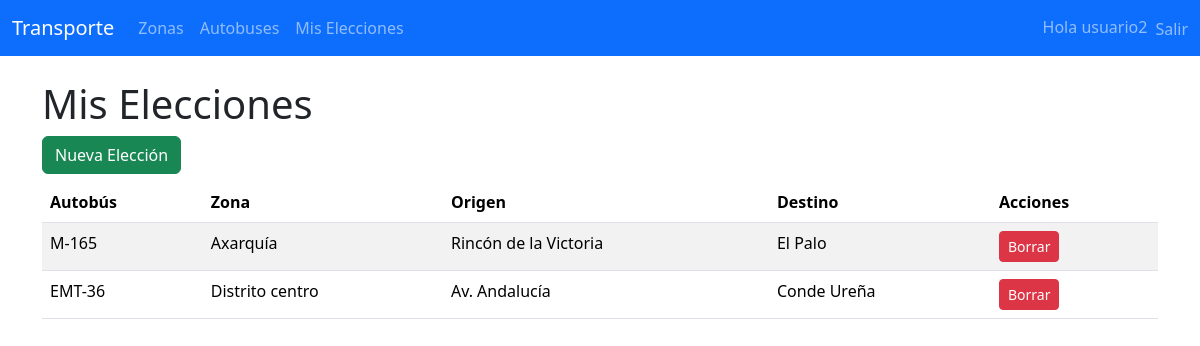
The page /mis-elecciones/ (signed in) on the database its author committed.
### elecciones/models.py (models this page shows, shortened)
class Eleccion(models.Model):
    usuario = models.ForeignKey(User, on_delete=models.CASCADE)
    autobus = models.ForeignKey(Autobus, on_delete=models.CASCADE)
    fecha_creacion = models.DateTimeField(auto_now_add=True)
    class Meta:
        constraints = [
            models.UniqueConstraint(
                fields=['usuario', 'autobus'],
                name='unique_usuario_autobus'
            )
        ]
        verbose_name = "Elección"
        verbose_name_plural = "Elecciones"

### autobuses/models.py (models this page shows, shortened)
class Autobus(models.Model):
    nombre = models.CharField(max_length=100)
    origen = models.CharField(max_length=150)
    destino = models.CharField(max_length=150)
    zona = models.ForeignKey(
        Zona,
        on_delete=models.CASCADE,
        related_name="autobuses"
    )
    class Meta:
        verbose_name = "Autobús"
        verbose_name_plural = "Autobuses"

### zonas/models.py (models this page shows, shortened)
class Zona(models.Model):
    nombre = models.CharField(max_length=100)

### elecciones/views.py (the view)
# urls.py: path('mis-elecciones/', MisEleccionesListView.as_view(), name='mis_elecciones'),
class MisEleccionesListView(LoginRequiredMixin, ListView):
    model = Eleccion
    template_name = "elecciones/mis_elecciones.html"
    def get_queryset(self):
        return Eleccion.objects.filter(usuario=self.request.user)

### elecciones/templates/elecciones/mis_elecciones.html (shortened to what this page needs)
{% extends "base.html" %}
{% block content %}
<h1>Mis Elecciones</h1>
<a class="btn btn-success mb-2" href="{% url 'crear_eleccion' %}">Nueva Elección</a>
<table class="table table-striped">
    <thead>
        <tr>
            <th>Autobús</th>
            <th>Zona</th>
            <th>Origen</th>
            <th>Destino</th>
            <th>Acciones</th>
        </tr>
    </thead>
    <tbody>
        {% for eleccion in object_list %}
        <tr>
            <td>{{ eleccion.autobus.nombre }}</td>
            <td>{{ eleccion.autobus.zona.nombre }}</td>
            <td>{{ eleccion.autobus.origen }}</td>
            <td>{{ eleccion.autobus.destino }}</td>
            <td>
                <a class="btn btn-danger btn-sm" href="{% url 'borrar_eleccion' eleccion.id %}">Borrar</a>
            </td>
        </tr>
        {% empty %}
        <tr><td colspan="5">No tienes elecciones todavía.</td></tr>
        {% endfor %}
    </tbody>
</table>
{% endblock %}

### templates/base.html (shortened to what this page needs)
<!DOCTYPE html>
<html lang="es">
<head>
    <link href="https://cdn.jsdelivr.net/npm/bootstrap@5.3.2/dist/css/bootstrap.min.css" rel="stylesheet">
</head>
<body>
<nav class="navbar navbar-expand-lg navbar-dark bg-primary mb-4">
  <div class="container-fluid">
    <a class="navbar-brand" href="#">Transporte</a>
    <div class="collapse navbar-collapse">
      <ul class="navbar-nav me-auto">
        <li class="nav-item">
          <a class="nav-link" href="{% url 'listado_zonas' %}">Zonas</a>
        </li>
        <li class="nav-item">
          <a class="nav-link" href="{% url 'listado_autobuses' %}">Autobuses</a>
        </li>
        <li class="nav-item">
          <a class="nav-link" href="{% url 'mis_elecciones' %}">Mis Elecciones</a>
        </li>
      </ul>
      <ul class="navbar-nav">
        {% if user.is_authenticated %}
        <li class="nav-item">
          <span class="navbar-text me-2">Hola {{ user.username }}</span>
        </li>
        <li class="nav-item">
          <form method="post" action="{% url 'logout' %}" style="display:inline;">
            <button type="submit" class="btn btn-link nav-link" style="display:inline; padding:0; border:none;">Salir</button>
        </form>
        </li>
        {% endif %}
      </ul>
    </div>
  </div>
</nav>
<div class="container">
    {% block content %}
    {% endblock %}
</div>
</body>
</html>

### rows shown on the page
Eleccion: autobus.nombre "M-165", autobus.zona.nombre "Axarquía", autobus.origen "Rincón de la Victoria", autobus.destino "El Palo"
Eleccion: autobus.nombre "EMT-36", autobus.zona.nombre "Distrito centro", autobus.origen "Av. Andalucía", autobus.destino "Conde Ureña"

### other values the page prints
{{ user.username }} "usuario2"
